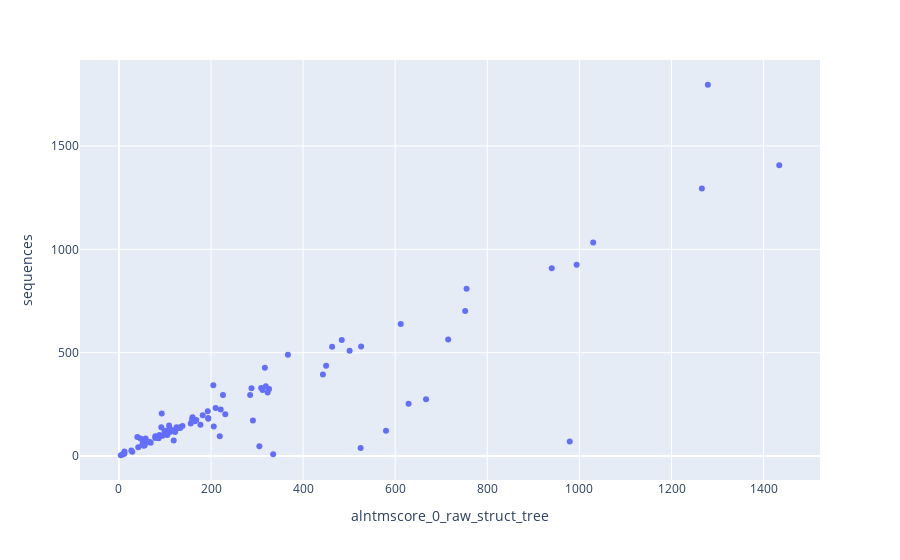
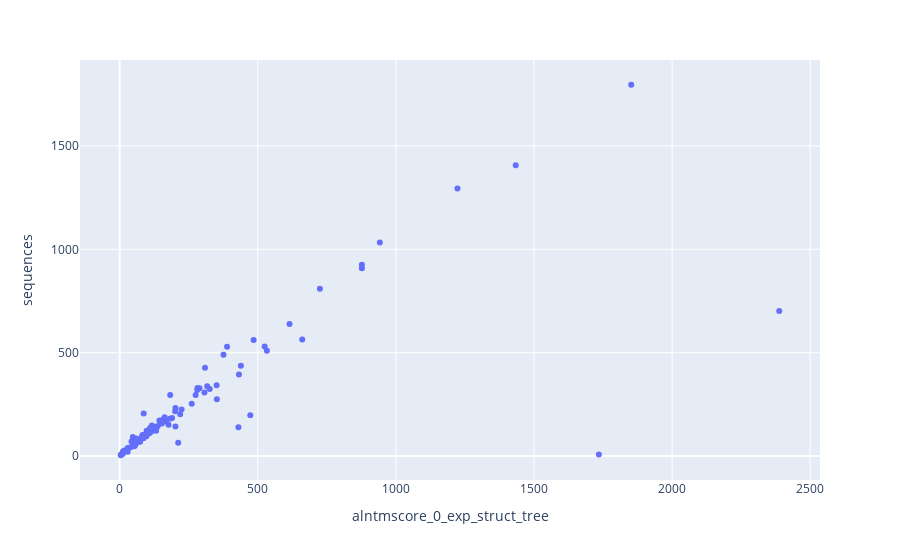
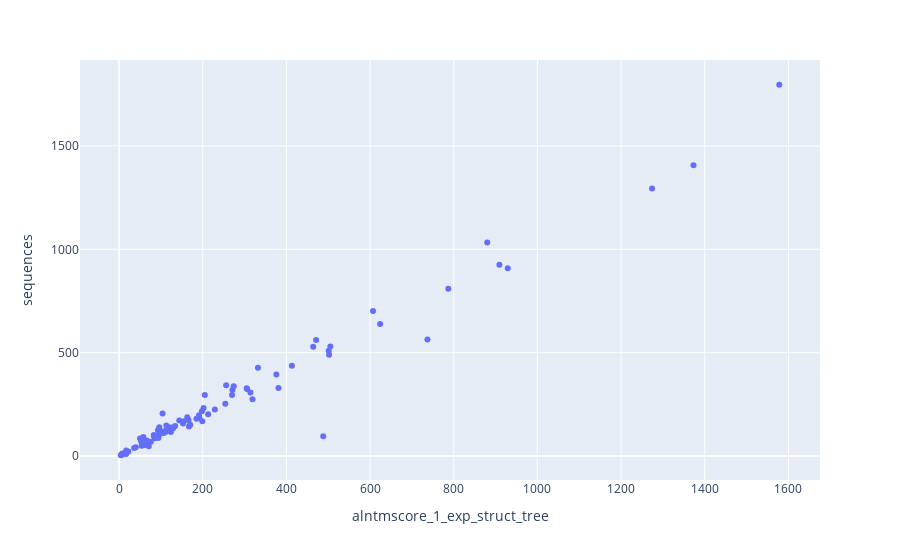
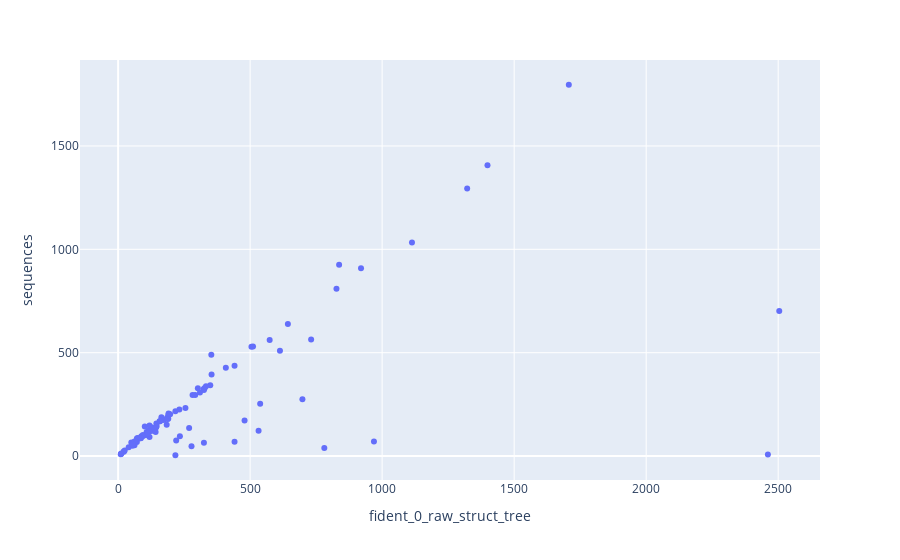

The code cell stored with these charts, in order, in its notebook:
### Code cell
from matplotlib import pyplot as plt

import plotly.express as px
for c1,c2 in itertools.combinations(refclols,2):
    if 'sequence' in c1 or 'sequence' in c2:
        print(c1,c2)
        
            
        fig = px.scatter(tree_resdf, x=c1, y=c2 , hover_data=[c1+'_'+c2+'_delta_norm' ])
        
        fig.show()
        
        sns.scatterplot(tree_resdf, x = c1, y=c2 , alpha = .25 , s = 20 )

        from scipy.stats import wilcoxon
        print(tree_resdf[c1+'_'+c2+'_delta'].dropna().sum(), tree_resdf[c1+'_'+c2+'_delta_norm'].dropna().sum(),wilcoxon(tree_resdf[c1+'_'+c2+'_delta'].dropna()))
        maxval = tree_resdf[[c1, c2]].max().max()
        sns.lineplot(x = [0,maxval] , y = [0,maxval] , linestyle='--' , c = 'k')
        plt.show()

### Figure 1 — Plotly figure (JSON) as saved in the notebook; plotly's stock layout.template omitted (floating-point values rounded to 4 significant figures)
{"data": [{"customdata": [[-0.4023], [-0.04478], [-0.06675], [-0.05917], [-0.01471], [-0.01639], [-0.007547], [0], [0.06942], [-0.08], [-0.4471], [0.2759], [-0.02164], [0.8459], [0.02889], [-0.251], [0.1106], [-0.2121], [-0.05], [0.05155], [0.2112], [-0.03716], [0.5877], [-0.1007], [-0.1951], [0.4089], [-0.01852], [-0.05479], [0.07143], [-0.1489], [-0.1322], [-0.05128], [-0.002904], [0.9275], [-0.4545], [-0.01149], [-0.06079], [0.9731], [0.06701], [-0.09195], [-0.03448], [0.5616], [-0.2879], [0.3697], [-0.07246], [-0.01266], [0], [0.03404], [-0.03061], [0.05797], [0], [0.06649], [0.006135], [-0.3176], [-0.02206], [-0.1373], [-0.1117], [-0.5652], [-0.3429], [-0.2635], [0.3058], [0], [0.07407], [-0.1248], [0], [-0.2339], [0.02857], [-0.08247], [-0.09483], [-0.02326], [-0.01765], [-0.1771], [-0.07143], [-0.122], [-0.1429], [-0.04225], [-0.07614], [-0.1373], [-0.08929], [-0.01778], [-0.5485], [-0.01786], [0.7897], [-0.1912], [0.1255], [-0.02194], [0.04918], [0.04644], [0.5978], [-0.1106], [0.1412], [0.9257], [0.01883], [0], [-0.05621], [-0.2576], [-0.1], [null], [null]], "hovertemplate": "alntmscore_0_raw_struct_tree=%{x}<br>sequences=%{y}<br>alntmscore_0_raw_struct_tree_sequences_delta_norm=%{customdata[0]}<extra></extra>", "legendgroup": "", "marker": {"color": "#636efa", "symbol": "circle"}, "mode": "markers", "name": "", "orientation": "v", "showlegend": false, "type": "scatter", "x": [205, 128, 755, 159, 67, 120, 526, 12, 994, 115, 47, 29, 1266, 305, 450, 367, 443, 52, 133, 194, 715, 285, 667, 125, 99, 291, 53, 138, 56, 160, 105, 111, 1030, 979, 12, 86, 309, 335, 194, 79, 168, 219, 1279, 119, 64, 156, 27, 940, 95, 69, 10, 752, 326, 58, 133, 484, 159, 40, 92, 109, 206, 8, 54, 463, 4, 226, 105, 89, 210, 42, 501, 79, 104, 288, 60, 612, 182, 88, 51, 221, 93, 165, 580, 110, 231, 312, 122, 323, 629, 193, 177, 525, 1434, 86, 319, 317, 99, null, null], "xaxis": "x", "y": [343, 134, 809, 169, 68, 122, 530, 12, 925, 125, 85, 21, 1294, 47, 437, 490, 394, 66, 140, 184, 564, 296, 275, 139, 123, 172, 54, 146, 52, 188, 121, 117, 1033, 71, 22, 87, 329, 9, 181, 87, 174, 96, 1796, 75, 69, 158, 27, 908, 98, 65, 10, 702, 324, 85, 136, 561, 179, 92, 140, 148, 143, 8, 50, 529, 4, 295, 102, 97, 232, 43, 510, 96, 112, 328, 70, 639, 197, 102, 56, 225, 206, 168, 122, 136, 202, 319, 116, 308, 253, 217, 152, 39, 1407, 86, 338, 427, 110, 31, 193], "yaxis": "y"}], "layout": {"legend": {"tracegroupgap": 0}, "margin": {"t": 60}, "xaxis": {"anchor": "y", "domain": [0, 1], "title": {"text": "alntmscore_0_raw_struct_tree"}}, "yaxis": {"anchor": "x", "domain": [0, 1], "title": {"text": "sequences"}}}}

### Figure 2 — Plotly figure (JSON) as saved in the notebook; plotly's stock layout.template omitted (floating-point values rounded to 4 significant figures)
{"data": [{"customdata": [[0.02279], [-0.04478], [-0.1038], [-0.01775], [-0.01471], [-0.01639], [-0.009434], [0], [-0.05189], [-0.08], [-0.4235], [0.2759], [-0.05487], [0.1132], [0.004556], [-0.2327], [0.08796], [-0.2121], [-0.07857], [0.03158], [0.1467], [-0.07095], [0.2188], [-0.09353], [-0.1951], [-0.1628], [0.01818], [-0.05479], [0.07143], [-0.133], [-0.1901], [-0.05128], [-0.08809], [-0.3944], [-0.4545], [-0.01149], [-0.1429], [-0.3333], [0.005495], [-0.09195], [-0.04598], [-0.1458], [0.03024], [-0.08], [0.06757], [-0.03165], [-0.3704], [-0.03414], [-0.1531], [0.6934], [0], [0.706], [0.006135], [-0.2941], [-0.02206], [-0.1355], [-0.1117], [-0.4783], [0.6744], [-0.2095], [0.2921], [0.9954], [0], [-0.2647], [0], [-0.3797], [-0.1569], [-0.04124], [-0.1293], [-0.09302], [0.04315], [0.01031], [-0.02679], [-0.1189], [-0.1429], [-0.03756], [0.5835], [-0.1863], [-0.08929], [-0.004444], [-0.5777], [-0.04762], [0.07576], [-0.1912], [0.07763], [-0.1191], [-0.1552], [-0.003247], [0.03065], [-0.07373], [0.1412], [-0.2564], [0.01883], [0], [-0.06213], [-0.2763], [-0.06364], [null], [null]], "hovertemplate": "alntmscore_0_exp_struct_tree=%{x}<br>sequences=%{y}<br>alntmscore_0_exp_struct_tree_sequences_delta_norm=%{customdata[0]}<extra></extra>", "legendgroup": "", "marker": {"color": "#636efa", "symbol": "circle"}, "mode": "markers", "name": "", "orientation": "v", "showlegend": false, "type": "scatter", "x": [351, 128, 725, 166, 67, 120, 525, 12, 877, 115, 49, 29, 1223, 53, 439, 376, 432, 52, 129, 190, 661, 275, 352, 126, 99, 144, 55, 138, 56, 163, 98, 111, 942, 43, 12, 86, 282, 6, 182, 79, 166, 82, 1852, 69, 74, 153, 17, 877, 83, 212, 10, 2388, 326, 60, 133, 485, 159, 48, 430, 117, 202, 1735, 50, 389, 4, 183, 86, 93, 202, 39, 533, 97, 109, 289, 60, 615, 473, 83, 51, 224, 87, 160, 132, 110, 219, 281, 98, 307, 261, 201, 177, 29, 1434, 86, 317, 309, 103, null, null], "xaxis": "x", "y": [343, 134, 809, 169, 68, 122, 530, 12, 925, 125, 85, 21, 1294, 47, 437, 490, 394, 66, 140, 184, 564, 296, 275, 139, 123, 172, 54, 146, 52, 188, 121, 117, 1033, 71, 22, 87, 329, 9, 181, 87, 174, 96, 1796, 75, 69, 158, 27, 908, 98, 65, 10, 702, 324, 85, 136, 561, 179, 92, 140, 148, 143, 8, 50, 529, 4, 295, 102, 97, 232, 43, 510, 96, 112, 328, 70, 639, 197, 102, 56, 225, 206, 168, 122, 136, 202, 319, 116, 308, 253, 217, 152, 39, 1407, 86, 338, 427, 110, 31, 193], "yaxis": "y"}], "layout": {"legend": {"tracegroupgap": 0}, "margin": {"t": 60}, "xaxis": {"anchor": "y", "domain": [0, 1], "title": {"text": "alntmscore_0_exp_struct_tree"}}, "yaxis": {"anchor": "x", "domain": [0, 1], "title": {"text": "sequences"}}}}

### Figure 3 — Plotly figure (JSON) as saved in the notebook; plotly's stock layout.template omitted (floating-point values rounded to 4 significant figures)
{"data": [{"customdata": [[-0.2536], [-0.05224], [-0.02719], [0.1508], [-0.01471], [0.00813], [-0.04717], [-0.3333], [-0.0173], [-0.256], [-0.4118], [-0.1905], [-0.01546], [0.338], [-0.05492], [0.0239], [-0.04569], [-0.1061], [-0.07857], [0.04167], [0.2347], [-0.08784], [0.1379], [-0.1439], [-0.2114], [-0.1628], [0.01818], [-0.08219], [0.1333], [-0.133], [-0.09917], [-0.05128], [-0.1481], [-0.2535], [0], [0.07447], [0.1365], [-0.3333], [0.02162], [-0.02299], [-0.04598], [-0.1146], [-0.1214], [-0.12], [0.09211], [-0.03165], [-0.3704], [0.0226], [-0.1531], [-0.03077], [0.4118], [-0.1353], [-0.05556], [-0.3176], [-0.05147], [-0.1604], [-0.0838], [-0.3696], [-0.3143], [-0.2365], [0.1437], [0], [0.07407], [-0.1229], [0], [-0.3051], [-0.1863], [-0.08247], [-0.1293], [-0.06977], [-0.01765], [0.8033], [-0.04464], [-0.07012], [-0.1], [-0.02347], [-0.03046], [-0.06863], [-0.01786], [0.01747], [-0.4951], [-0.07738], [-0.01639], [-0.05147], [0.05164], [-0.1505], [0.06452], [0.01911], [0.003937], [-0.08756], [0.1059], [-0.07692], [-0.02416], [0], [-0.1893], [-0.2225], [-0.09091], [null], [null]], "hovertemplate": "alntmscore_1_exp_struct_tree=%{x}<br>sequences=%{y}<br>alntmscore_1_exp_struct_tree_sequences_delta_norm=%{customdata[0]}<extra></extra>", "legendgroup": "", "marker": {"color": "#636efa", "symbol": "circle"}, "mode": "markers", "name": "", "orientation": "v", "showlegend": false, "type": "scatter", "x": [256, 127, 787, 199, 67, 123, 505, 8, 909, 93, 50, 17, 1274, 71, 413, 502, 376, 59, 129, 192, 737, 270, 319, 119, 97, 144, 55, 134, 60, 163, 109, 111, 880, 53, 22, 94, 381, 6, 185, 85, 166, 85, 1578, 66, 76, 153, 17, 929, 83, 63, 17, 607, 306, 58, 129, 471, 164, 58, 96, 113, 167, 8, 54, 464, 4, 205, 83, 89, 202, 40, 501, 488, 107, 305, 63, 624, 191, 95, 55, 229, 104, 155, 120, 129, 213, 271, 124, 314, 254, 198, 170, 36, 1373, 86, 274, 332, 100, null, null], "xaxis": "x", "y": [343, 134, 809, 169, 68, 122, 530, 12, 925, 125, 85, 21, 1294, 47, 437, 490, 394, 66, 140, 184, 564, 296, 275, 139, 123, 172, 54, 146, 52, 188, 121, 117, 1033, 71, 22, 87, 329, 9, 181, 87, 174, 96, 1796, 75, 69, 158, 27, 908, 98, 65, 10, 702, 324, 85, 136, 561, 179, 92, 140, 148, 143, 8, 50, 529, 4, 295, 102, 97, 232, 43, 510, 96, 112, 328, 70, 639, 197, 102, 56, 225, 206, 168, 122, 136, 202, 319, 116, 308, 253, 217, 152, 39, 1407, 86, 338, 427, 110, 31, 193], "yaxis": "y"}], "layout": {"legend": {"tracegroupgap": 0}, "margin": {"t": 60}, "xaxis": {"anchor": "y", "domain": [0, 1], "title": {"text": "alntmscore_1_exp_struct_tree"}}, "yaxis": {"anchor": "x", "domain": [0, 1], "title": {"text": "sequences"}}}}

### Figure 4 — Plotly figure (JSON) as saved in the notebook; plotly's stock layout.template omitted (floating-point values rounded to 4 significant figures)
{"data": [{"customdata": [[0.01719], [-0.02239], [0.02177], [-0.07101], [0.04225], [0], [-0.03585], [0], [-0.09514], [-0.072], [-0.07059], [0], [0.02118], [0.8309], [0.00907], [-0.2796], [-0.1015], [-0.2424], [0.02098], [0.005405], [0.2285], [-0.01351], [0.606], [-0.09353], [0.06107], [0.6409], [-0.01852], [0], [0.1613], [-0.1277], [0], [-0.07692], [0.07188], [0.9267], [0], [-0.01149], [-0.00304], [0.1], [0.04737], [-0.1494], [-0.005747], [0.5897], [-0.04955], [0.6591], [0.8435], [-0.08228], [-0.07407], [0.01304], [-0.02041], [0.8], [0.09091], [0.7196], [0], [-0.1647], [-0.01471], [0.02265], [0.04278], [0.2269], [0.02778], [-0.1959], [-0.2937], [0.9967], [0.07407], [-0.04537], [0.9816], [-0.04407], [0.04673], [-0.04124], [0.0902], [-0.06977], [0.168], [-0.08333], [-0.01786], [-0.07927], [-0.1143], [0.006221], [-0.03553], [-0.07843], [-0.01786], [0.03017], [-0.07282], [-0.05357], [0.7707], [0.4944], [-0.02475], [0.01846], [0.1831], [0.006452], [0.5297], [0], [0.1739], [0.9501], [-0.005686], [0], [-0.01479], [-0.0445], [0.02655], [null], [null]], "hovertemplate": "fident_0_raw_struct_tree=%{x}<br>sequences=%{y}<br>fident_0_raw_struct_tree_sequences_delta_norm=%{customdata[0]}<extra></extra>", "legendgroup": "", "marker": {"color": "#636efa", "symbol": "circle"}, "mode": "markers", "name": "", "orientation": "v", "showlegend": false, "type": "scatter", "x": [349, 131, 827, 157, 71, 122, 511, 12, 837, 116, 79, 21, 1322, 278, 441, 353, 354, 50, 143, 185, 731, 292, 698, 126, 131, 479, 53, 146, 62, 164, 121, 108, 1113, 969, 22, 86, 328, 10, 190, 74, 173, 234, 1707, 220, 441, 145, 25, 920, 96, 325, 11, 2504, 324, 71, 134, 574, 187, 119, 144, 119, 101, 2461, 54, 505, 217, 282, 107, 93, 255, 40, 613, 88, 110, 302, 62, 643, 190, 94, 55, 232, 191, 159, 532, 269, 197, 325, 142, 310, 538, 217, 184, 781, 1399, 86, 333, 408, 113, null, null], "xaxis": "x", "y": [343, 134, 809, 169, 68, 122, 530, 12, 925, 125, 85, 21, 1294, 47, 437, 490, 394, 66, 140, 184, 564, 296, 275, 139, 123, 172, 54, 146, 52, 188, 121, 117, 1033, 71, 22, 87, 329, 9, 181, 87, 174, 96, 1796, 75, 69, 158, 27, 908, 98, 65, 10, 702, 324, 85, 136, 561, 179, 92, 140, 148, 143, 8, 50, 529, 4, 295, 102, 97, 232, 43, 510, 96, 112, 328, 70, 639, 197, 102, 56, 225, 206, 168, 122, 136, 202, 319, 116, 308, 253, 217, 152, 39, 1407, 86, 338, 427, 110, 31, 193], "yaxis": "y"}], "layout": {"legend": {"tracegroupgap": 0}, "margin": {"t": 60}, "xaxis": {"anchor": "y", "domain": [0, 1], "title": {"text": "fident_0_raw_struct_tree"}}, "yaxis": {"anchor": "x", "domain": [0, 1], "title": {"text": "sequences"}}}}
